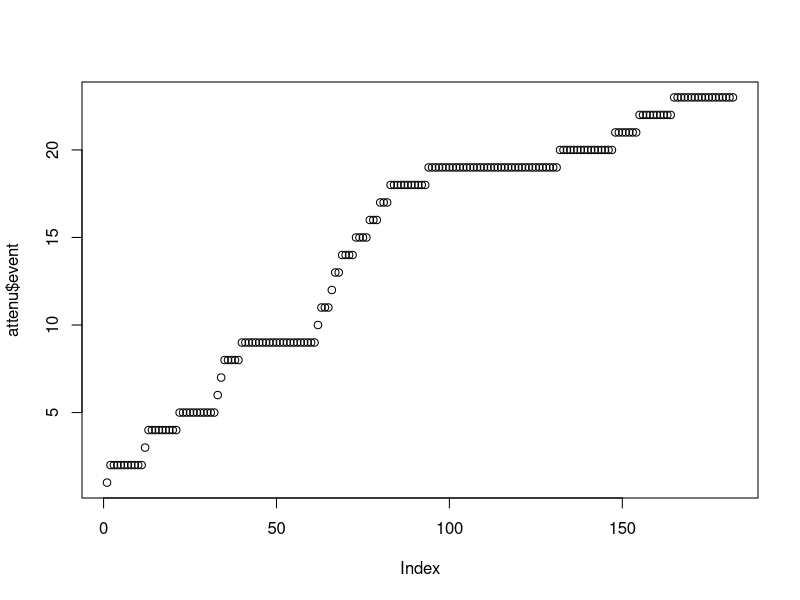
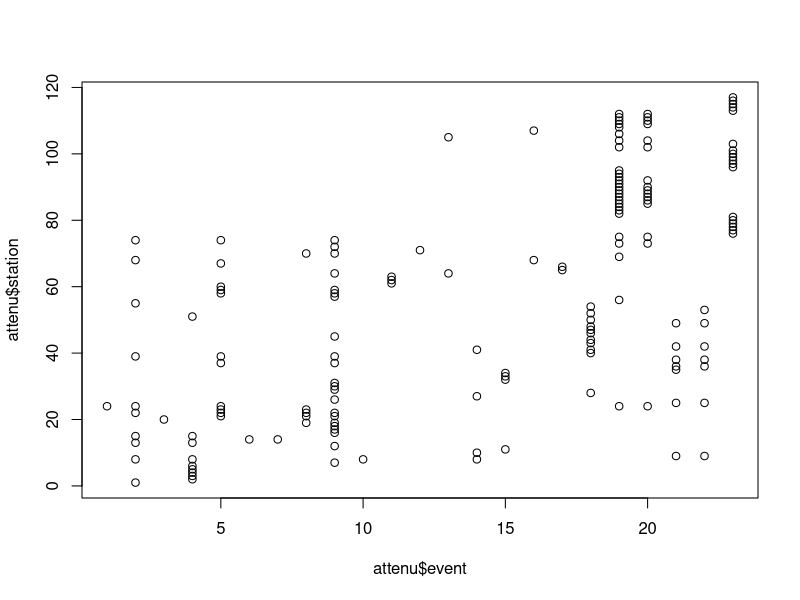
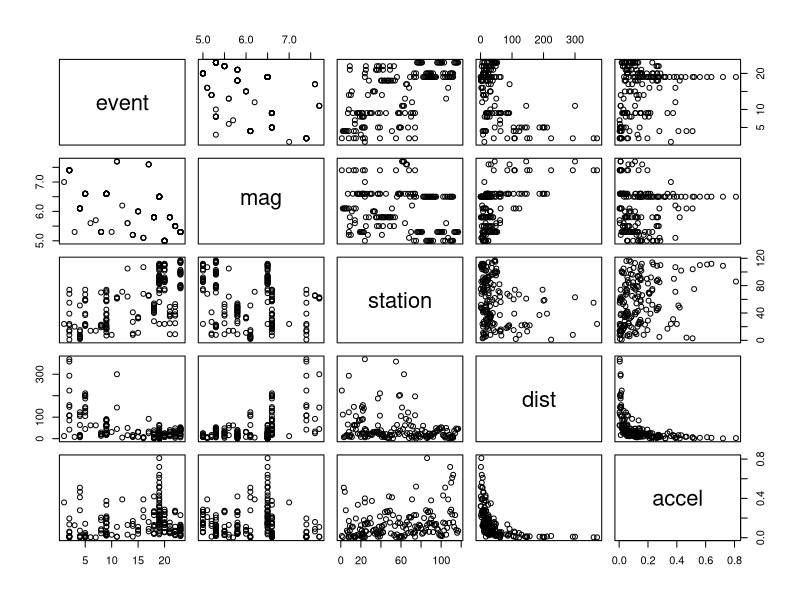
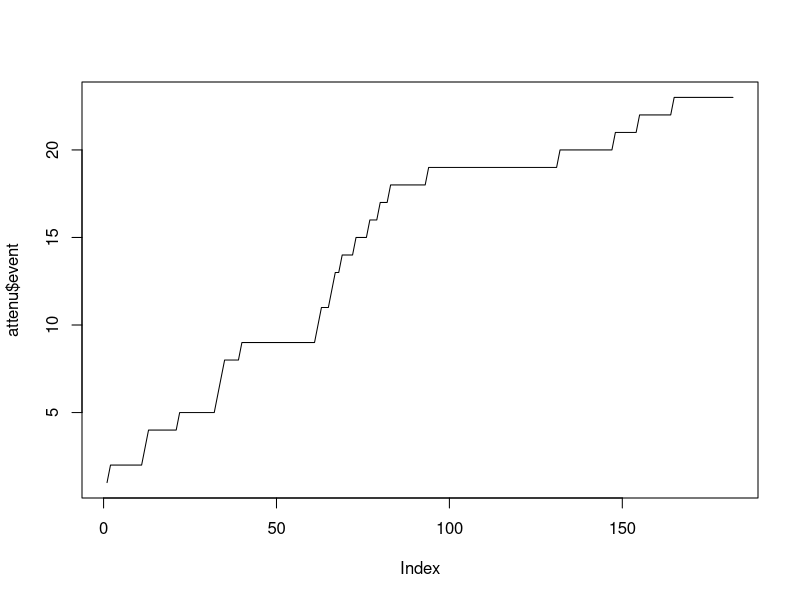
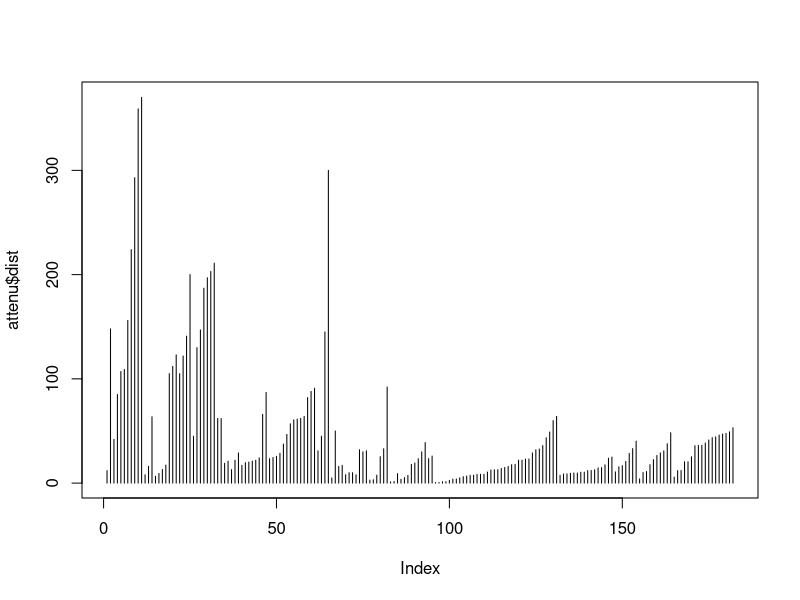
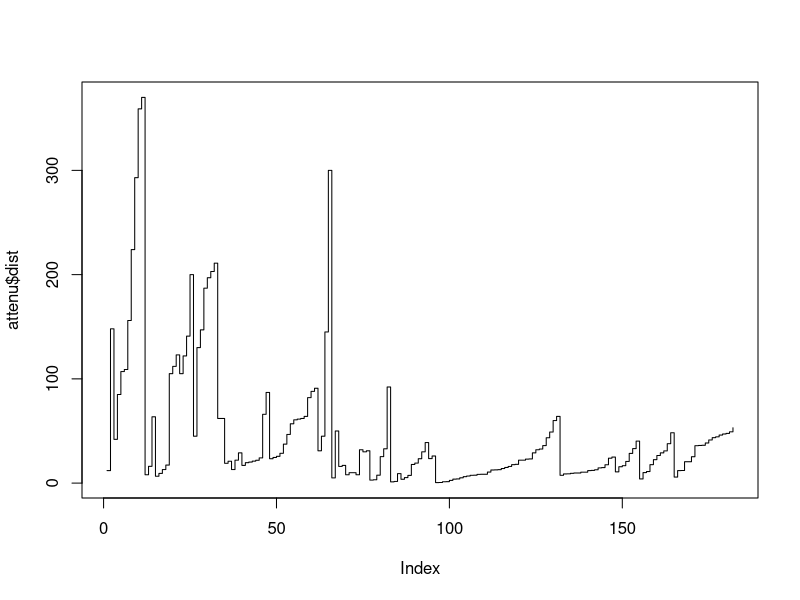
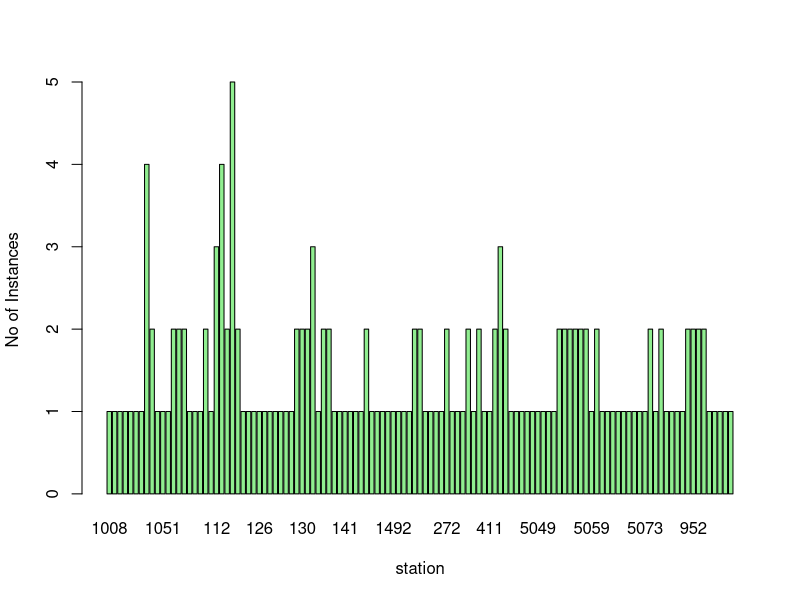
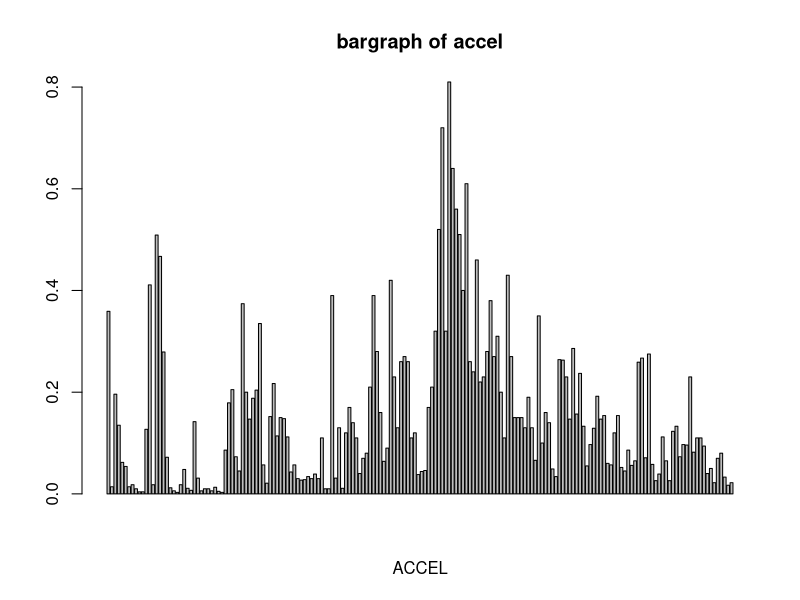

Reproduce these figures in R, in order.
attenu<-datasets::attenu #show the data set
attenu
head(attenu) #to show first few rows
tail(attenu)  #to show last few rows
attenu[,c(2,3)] #to show the first 2,3 columns
attenu$event  #to show entries in a particular column
attenu$mag
attenu$station

summary(attenu$event) #gives the summaries data.i.e mean,median,mode for column
summary(attenu$mag)
plot(attenu$event)
plot(attenu$event,attenu$station) #used to plot graph with 2 columns
plot(attenu)
summary(attenu)   #give the summary data for all columns

#plot is used to plot or display a graph of a particular dataframe
plot(attenu$event,type="l") #used to give the plotting type .i.e points,lines etc
plot(attenu$dist,type="h")
plot(attenu$dist,type="s")
plot(attenu$station, xlab = "station",ylab = "No of Instances", main = "", col="lightgreen") #xlab is used for giving name to x axis and ylab for y axis and main for heading

#used to plot a barplot
barplot(attenu$accel,main = 'bargraph of accel',xlab = 'ACCEL')

#Used to plot histogram
hist(attenu$mag,col = 'purple')
hist(attenu$dist,xlab = 'distribution',ylab = 'no of frequency',col = 'yellow')

#to box plot

boxplot(attenu$dist)
boxplot(attenu[,1:5],main='Multiple',col = 'pink')

#to plot various graphs in one

par(mfrow=c(4,4),mar=c(2,5,2,2),las=FALSE,bty='n') #mfrow is used to partition and mar is used for margin length
plot(attenu$event)
plot(attenu$event,attenu$station)
plot(attenu$event,type="l")
plot(attenu$dist,type="h")
plot(attenu$dist,type="s")
plot(attenu$station, xlab = "station",ylab = "No of Instances", main = "", col="lightgreen")
barplot(attenu$accel,main = 'bargraph of accel',xlab = 'ACCEL')
hist(attenu$mag,col = 'purple')
hist(attenu$dist,xlab = 'distribution',ylab = 'no of frequency',col = 'yellow')
boxplot(attenu$dist)
boxplot(attenu[,1:5],main='Multiple Plots',col = 'pink')

